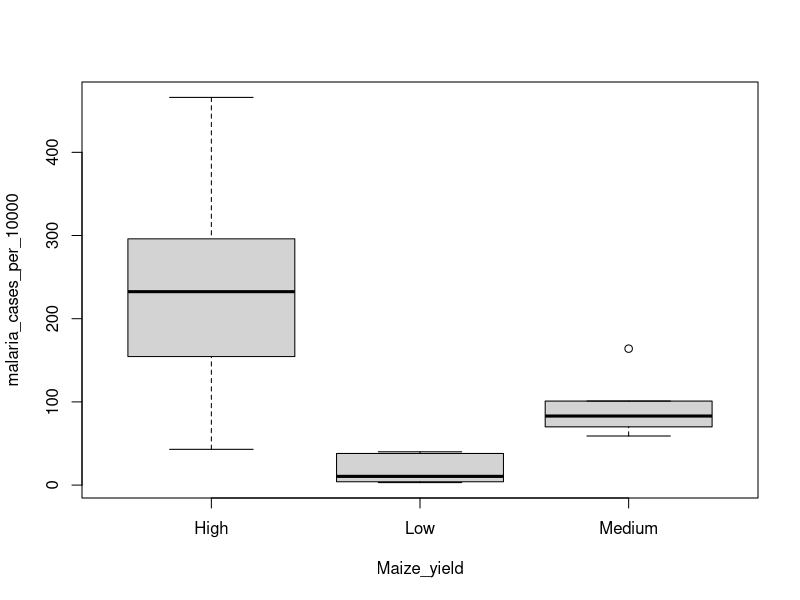
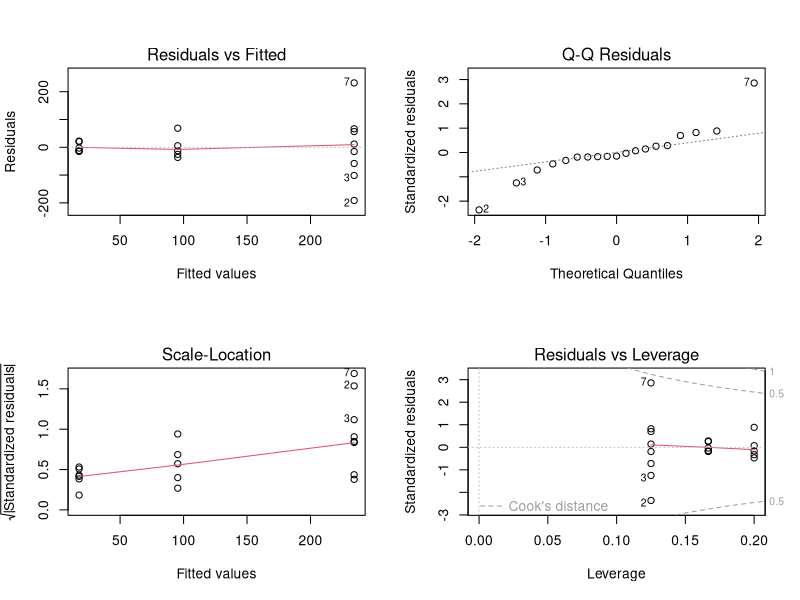
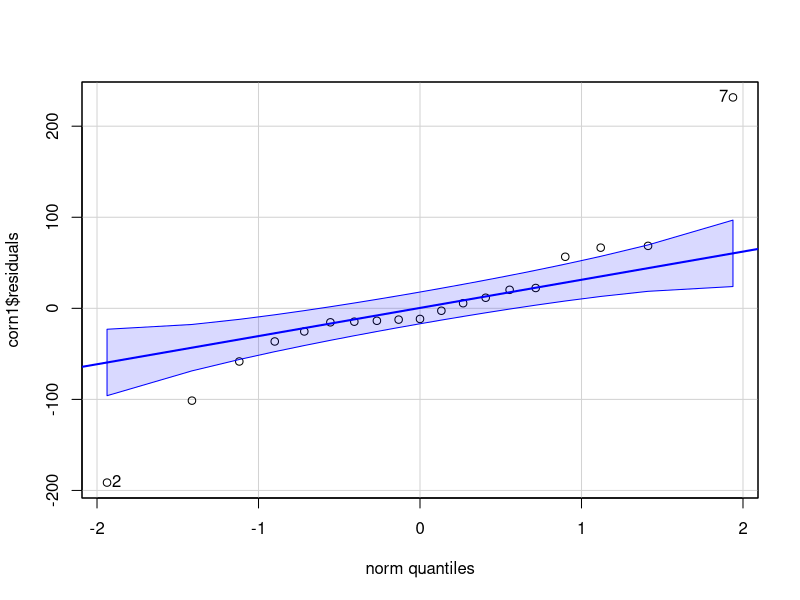
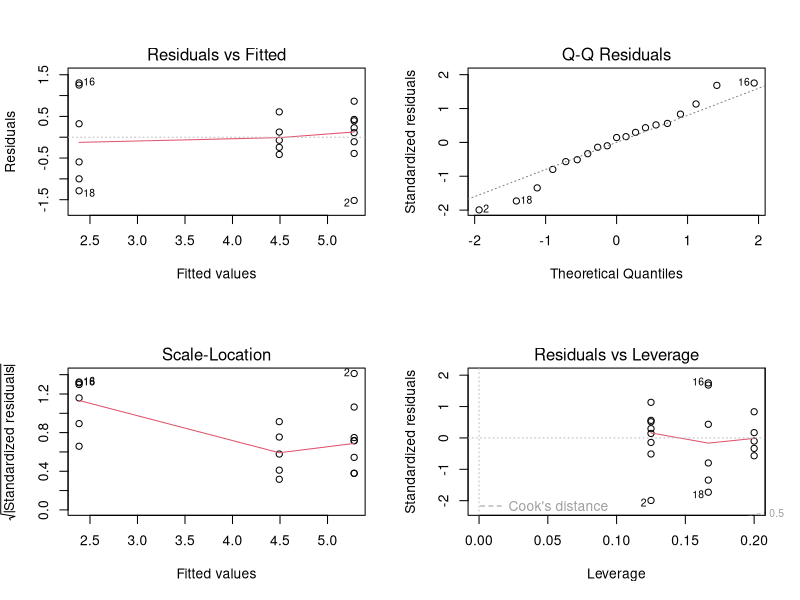
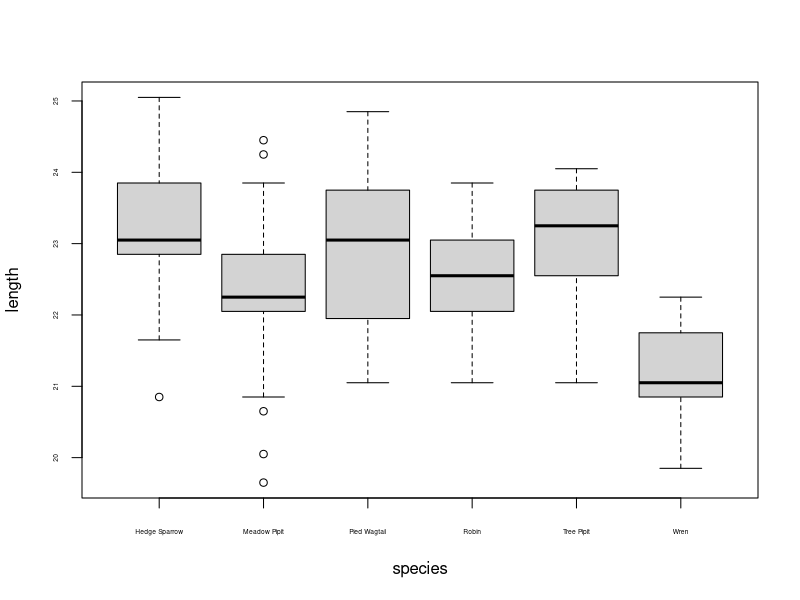
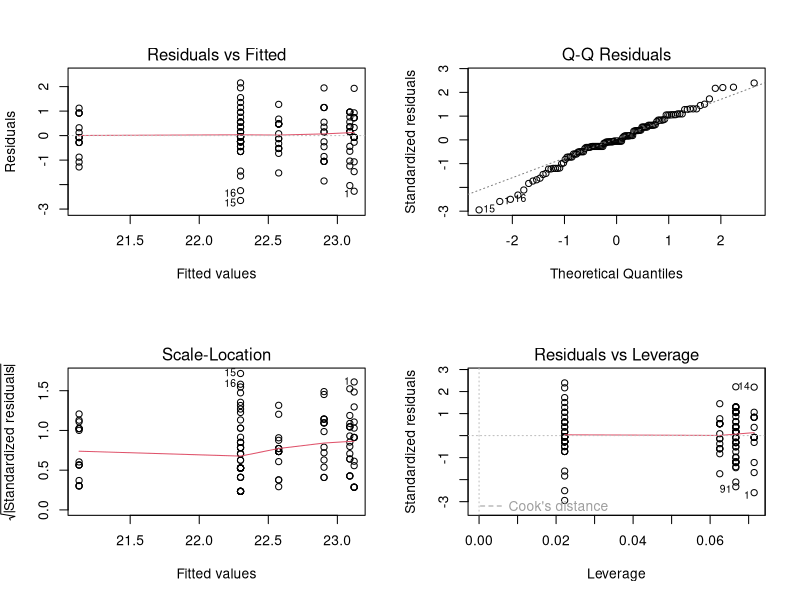
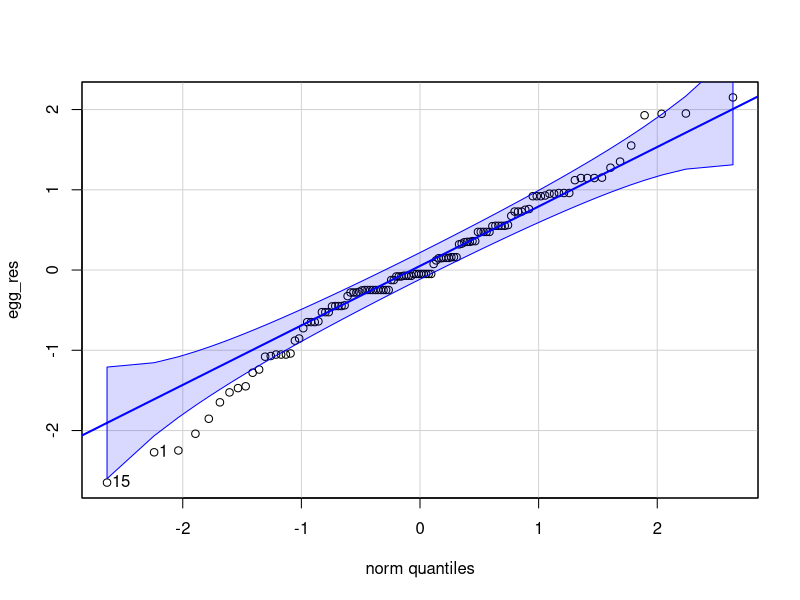
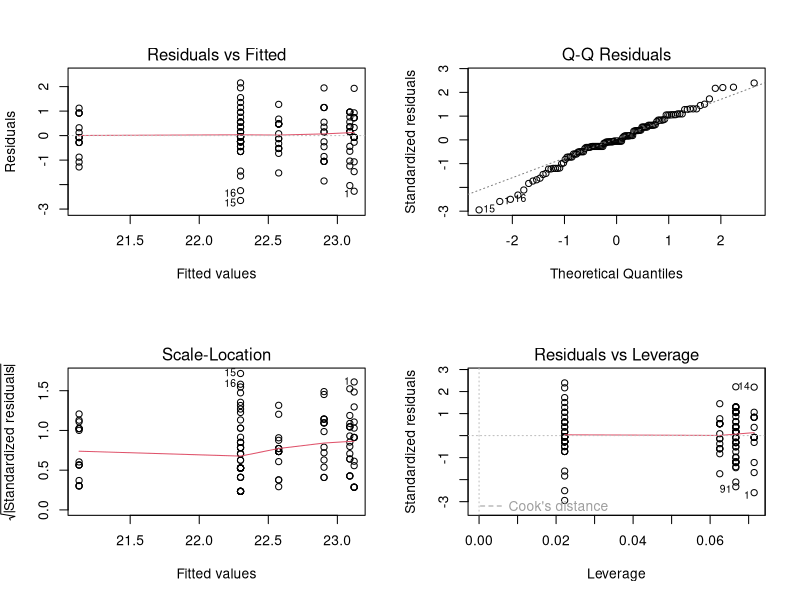

The R script that drew these images, in order: (Note: this script raises an error after producing the figures.)
## ---- chunk 1
knitr::opts_chunk$set(echo = TRUE)

# packages needed for lab 6
library(readr)
library(tidyverse)
library(car)
library(ggplot2)
library(multcomp) # new package alert! Make sure to install.packages("")

# datasets needed for lab 6
hand_wash <- read_csv("hand_washing.csv")
malaria <- read_csv("malaria_vs_maize.csv")
eggs <- read_csv("cuckooeggs.csv")

## ---- chunk 2
# null: the mean malaria incidence doe not differ between the three levels of cultivation
# alternative: Then mean malaria incidence differs for at least one level of cultivation
## ---- chunk 3
malaria <- read_csv("malaria_vs_maize.csv")
# check to see if your variable is a factor
str(malaria)
# change to factor

malaria$Maize_yield <- as.factor(malaria$Maize_yield)
boxplot(malaria_cases_per_10000 ~ Maize_yield, data = malaria)

# We are testing 3 levels
## ---- chunk 4
corn1 <- aov(malaria_cases_per_10000 ~ Maize_yield, data=malaria)
summary(corn1)
par(mfrow = c(2,2))
plot(corn1)
par(mfrow = c(1,1))

qqPlot(corn1$residuals)

leveneTest(malaria_cases_per_10000 ~ Maize_yield, data=malaria)
shapiro.test(corn1$residuals)

# There are clear violations of normality and homogeniety of variance assumptions
## ---- chunk 5

malaria$log_cases <- log(malaria$malaria_cases_per_10000)

leveneTest(log_cases ~ Maize_yield, data = malaria, center = "median") # p = 0.05604

corn2 <- aov(log_cases ~ Maize_yield, data=malaria)

shapiro.test(corn2$residuals) # p = 0.8875

# based on the above tests, both the homogeneity of variance and normality assumptions are now met. I used a log transformation
## ---- chunk 6


corn2 <- aov(log_cases ~ Maize_yield, data=malaria)

summary(corn2) # p = 2.41e-05

par(mfrow = c(2,2))
plot(corn2)

par(mfrow = c(1,1))

# we conclude that cultivation does have a significant effect on the log number of malaria cases
## ---- chunk 7
# null:The mean size of cuckoo eggs is the same for all host species
# alternative: The mean size of cuckoo eggs is different for at least one host species
## ---- chunk 8

eggs <- read_csv("cuckooeggs.csv")

names(eggs) <- c("species", "length")

# formula ( y ~ x)
boxplot(length ~ species, data = eggs, cex.axis = .4)

# we are testing 6 levels/groups/species
## ---- chunk 9
eggs1 <- aov(length ~ species, data = eggs)
summary(eggs1) # p = 3.15e-08
par(mfrow = c(2,2))
plot(eggs1)
par(mfrow = c(1,1))

egg_res <- eggs1$residuals
qqPlot(egg_res)

shapiro.test(egg_res)
leveneTest(length ~ species, data = eggs, center = "median") # p = 0.6698
## ---- chunk 10

# The assumptions of normality and homoegenitiy of variances are met


## ---- chunk 11
eggs1 <- aov(length ~ species, data = eggs)
summary(eggs1) # p = 3.15e-08

par(mfrow = c(2,2))
plot(eggs1)
par(mfrow = c(1,1))

shapiro.test(eggs1$residuals) # p = 0.07761
leveneTest(length ~ species, data = eggs, center = "median") # p = 0.6698
qqPlot(eggs1$residuals)


# Cuckoos lay significantly different sized eggs in different host species's nests
## ---- chunk 12

eggs$species <- as.factor(eggs$species)
eggs1 <- aov(length ~ species, data = eggs)

TukeyHSD(eggs1)

Post_hoc <- glht(eggs1, linfct = mcp(species = "Tukey")) # if washing_method is not a factor when you ran the wash1 anova, the glht() will not work

summary(Post_hoc) 

confint(Post_hoc) # shows your lower and upper CI bounds 
cld(Post_hoc) #compact letter display of Tukey groups

# change output size
par(mar = c(5.1, 4.1, 4.1, 2.1)) # play around with these numbers
plot(Post_hoc, main = "Fig 1: 95% confidence level",cex.axis = .3) #confidence intervals plotted

# The cuckoo lays the smallest eggs in the Wren nest

?plot()
